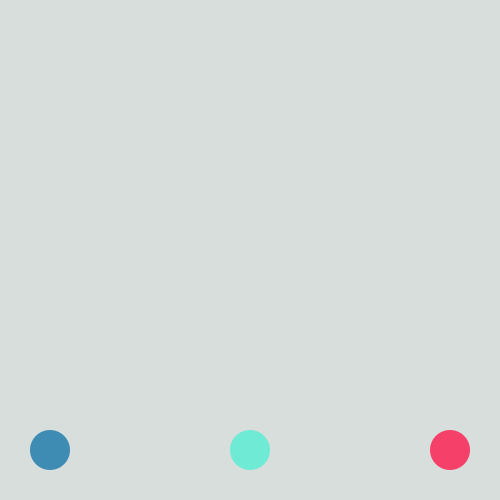
Frame 1 (no input)
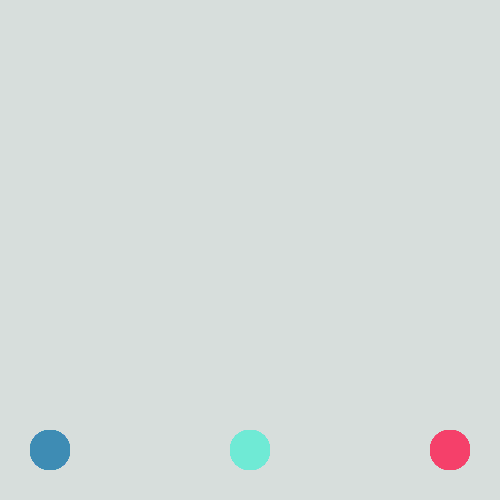
Frame 60 (the mouse pressed at the canvas centre just before this capture)
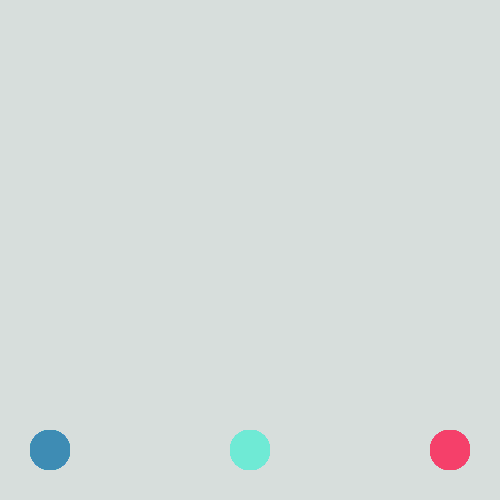
Frame 120 (the mouse held since frame 60 and released just before this capture)

The Processing sketch that drew these frames (run headless with seeded random() and noise(); from frame 60 on, the mouse is pressed at the canvas centre):

// Processing sketch: processing_42770
// ── processing_42770.pde



float a=30;
float b=50;
float c=60;

void setup() {
  size(500, 500);
  smooth();
  background(#D7DEDC);
  smooth();
}

void draw() {
  //3 elissi colorate
  noStroke();
  fill(#F5406A);
  ellipse(450, 450, 40, 40);
  fill(#3E8CB4);
  ellipse(50, 450, 40, 40);
  fill(#6FEAD5);
  ellipse(250, 450, 40, 40);
  noFill();


  if (mousePressed) {
//aumenta grandezza elissi
    if (mouseX>415 && mouseX<465) {
      if (mouseY>430 && mouseY<470) {
        a=a+1;
        b=b+1;
        c=c+1;
        fill(#F5406A, 10);
      }
    }
//diminuisce grandezza elissi
    if (mouseX>30 && mouseX<70) {
      if (mouseY>430 && mouseY<470) {
        a=a-4;
        b=b-2;
        c=c-1;
        fill(#3E8CB4, 10);
      }
    }
//aumenta/diminuisce grandezza elissi
    if (mouseX>230 && mouseX<270) {
      if (mouseY>430 && mouseY<470) {
        a=a+4;
        b=b+1;
        c=c-5;
        fill(#6FEAD5, 10);
      }
    }
  }
 
  ellipse(80, 80, a, a);
  ellipse(230, 400, a, a);
  ellipse(400, 200, a, a);

  ellipse(450, 90, b, b);
  ellipse(190, 20, b, b);
  ellipse(500, 2500, b, b);


  ellipse(310, 130, c, c);
  ellipse(80, 300, c, c);
  ellipse(200, 250, c, c);
}
